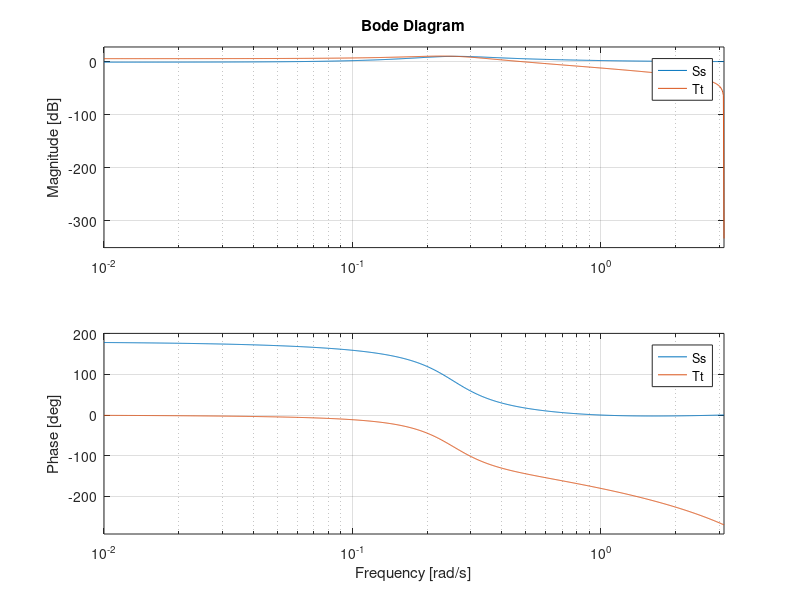
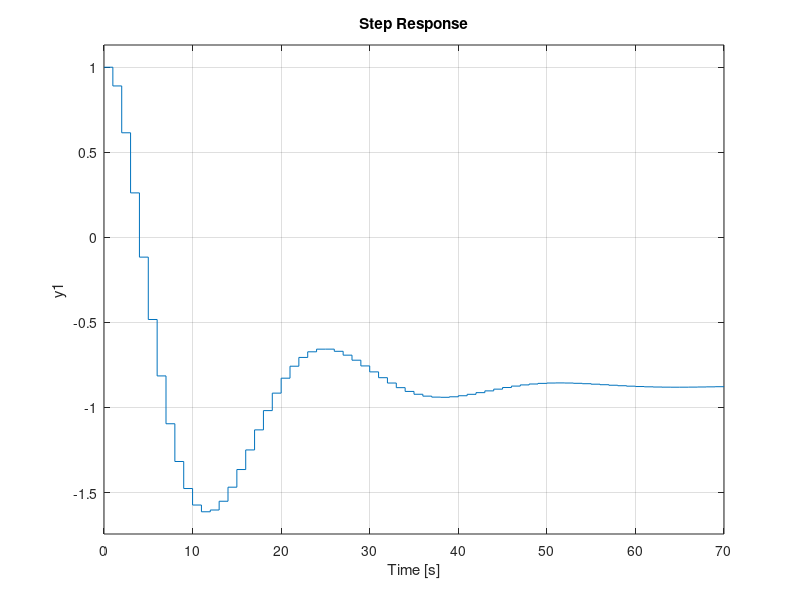

The MATLAB script that drew these images, in order:
%% Exercises RST

z = tf('z', 1);
H = 0.02*(z+1)/(z^2 - 2.04*z + 1)
Fb = (5.5*z - 4)/(z-0.3);

Ss = feedback(1, H*Fb);
Tt = feedback(H*Fb, 1);
abs(pole(Ss))

figure(1)
clf
bode(Ss, Tt)

figure(2)
step(Ss)
